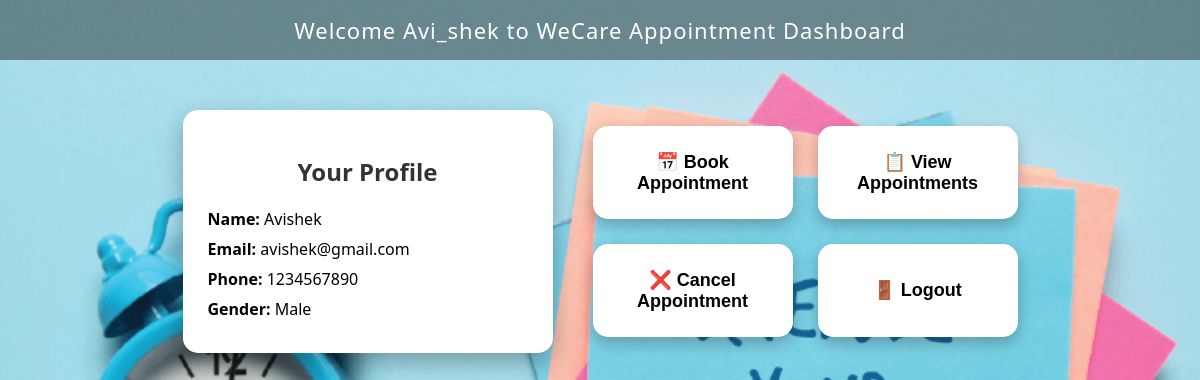
Screenshot of /Home.php (signed in) with the database file from the repository.
### tables this page shows
CREATE TABLE `patient` (
  `id` int(11) NOT NULL,
  `name` varchar(30) NOT NULL,
  `gender` varchar(10) NOT NULL,
  `dob` date NOT NULL,
  `phone` varchar(10) NOT NULL,
  `username` varchar(20) NOT NULL,
  `password` varchar(30) NOT NULL,
  `email` varchar(30) NOT NULL
);

### Home.php (the view, shortened to what this page needs)
<?php
$conn = mysqli_connect('localhost','root','','appointment');
$username = $_SESSION['username'];
$sql = "SELECT * FROM patient WHERE username='$username'";
$result = mysqli_query($conn,$sql);
$user = mysqli_fetch_assoc($result);
?>
<html>
<head>
</head>
<body>
<div class="header">
Welcome <?php echo $_SESSION['username']; ?> to WeCare Appointment Dashboard
</div>
<div class="dashboard">
<div class="profile">
<h2>Your Profile</h2>
<p><b>Name:</b> <?php echo $user['name']; ?></p>
<p><b>Email:</b> <?php echo $user['email']; ?></p>
<p><b>Phone:</b> <?php echo $user['phone']; ?></p>
<p><b>Gender:</b> <?php echo $user['gender']; ?></p>
</div>
<div class="actions">
<button class="btn" onclick="window.location.href='Booking.php'">
📅 Book Appointment
</button>
<button class="btn" onclick="window.location.href='ViewAppointment.php'">
📋 View Appointments
</button>
<button class="btn" onclick="window.location.href='CancelBooking.php'">
❌ Cancel Appointment
</button>
<button class="btn" onclick="window.location.href='Login.php'">
🚪 Logout
</button>
</div>
</div>
</body>
</html>

### Home.php (style rules this page uses)
body { margin:0; font-family: 'Segoe UI', sans-serif; background-image: url("Images/appointment.png"); background-size: cover; background-position: center; background-repeat: no-repeat; height:100vh; }
.header { background: rgba(0,0,0,0.4); padding:15px; color:white; font-size:22px; text-align:center; letter-spacing:1px; }
.dashboard { display:flex; justify-content:center; align-items:center; gap:40px; margin-top:50px; }
.profile { background:white; width:320px; padding:25px; border-radius:15px; box-shadow:0 10px 25px rgba(0,0,0,0.3); transition:0.3s; }
.profile h2 { text-align:center; color:#333; }
.profile p { font-size:16px; margin:8px 0; }
.actions { display:grid; grid-template-columns:repeat(2,200px); gap:25px; }
.btn { background:white; border:none; padding:25px; font-size:18px; border-radius:15px; cursor:pointer; box-shadow:0 6px 15px rgba(0,0,0,0.25); transition:0.3s; font-weight:bold; }

### rows the page displays
patient: name "Avishek", email "avishek@gmail.com", phone "1234567890", gender "Male"

### other values shown
$_SESSION['username'] "Avi_shek"
